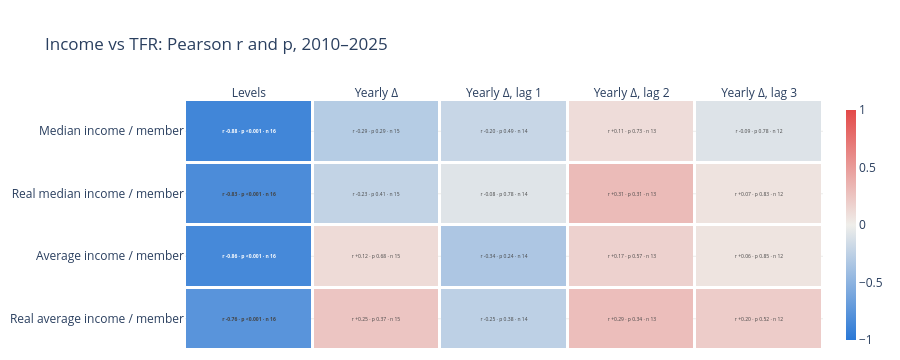

Source (notebook cell):
### Markdown cell above
## Chart 5 · Income vs TFR: r and p for every comparison

Source: SingStat 17872, M213751, M810091 · Levels: r of x[t] and TFR[t] · Yearly Δ, lag L: r of Δx[t] and ΔTFR[t+L] · bold = p < 0.05.

### Code cell
SER = {"PM_Median": "Median income / member", "PM_Median_Real_2010": "Real median income / member",
       "PM_Avg": "Average income / member", "PM_Avg_Real_2010": "Real average income / member"}
rows, R, TXT = [], [], []
for c, name in SER.items():
    rr, tt = [], []
    for m, L, lab in COMP:
        r, p, n = r_of(c, m, L)
        rows.append(dict(series=name, comparison=lab, r=round(r, 2), p=round(p, 4), n=n, significant=p < 0.05))
        rr.append(r); t = f"r {r:+.2f} · p {p_text(p)} · n {n}"; tt.append(f"<b>{t}</b>" if p < 0.05 else t)
    R.append(rr); TXT.append(tt)
fig = go.Figure(go.Heatmap(z=R, x=[c[2] for c in COMP], y=list(SER.values()), zmin=-1, zmax=1, colorscale=DIVERGING,
                           xgap=3, ygap=3, text=TXT, texttemplate="%{text}", colorbar=dict(thickness=10)))
fig.update_xaxes(side="top"); fig.update_yaxes(autorange="reversed")
fig.update_layout(title="Income vs TFR: Pearson r and p, 2010–2025")
style(fig, 360).update_layout(margin=dict(t=100)).show()
stats_table = pd.DataFrame(rows)
stats_table

### Figure 1 — Plotly figure (JSON) as saved in the notebook; plotly's stock layout.template omitted (floating-point values rounded to 4 significant figures)
{"data": [{"colorbar": {"thickness": 10}, "colorscale": [[0, "#2a78d6"], [0.5, "#efeeea"], [1, "#e34948"]], "text": [["<b>r -0.88 · p <0.001 · n 16</b>", "r -0.29 · p 0.29 · n 15", "r -0.20 · p 0.49 · n 14", "r +0.11 · p 0.73 · n 13", "r -0.09 · p 0.78 · n 12"], ["<b>r -0.83 · p <0.001 · n 16</b>", "r -0.23 · p 0.41 · n 15", "r -0.08 · p 0.78 · n 14", "r +0.31 · p 0.31 · n 13", "r +0.07 · p 0.83 · n 12"], ["<b>r -0.86 · p <0.001 · n 16</b>", "r +0.12 · p 0.68 · n 15", "r -0.34 · p 0.24 · n 14", "r +0.17 · p 0.57 · n 13", "r +0.06 · p 0.85 · n 12"], ["<b>r -0.76 · p <0.001 · n 16</b>", "r +0.25 · p 0.37 · n 15", "r -0.25 · p 0.38 · n 14", "r +0.29 · p 0.34 · n 13", "r +0.20 · p 0.52 · n 12"]], "texttemplate": "%{text}", "type": "heatmap", "x": ["Levels", "Yearly Δ", "Yearly Δ, lag 1", "Yearly Δ, lag 2", "Yearly Δ, lag 3"], "xgap": 3, "y": ["Median income / member", "Real median income / member", "Average income / member", "Real average income / member"], "ygap": 3, "z": [[-0.8813, -0.2921, -0.203, 0.1063, -0.09006], [-0.8279, -0.2285, -0.08218, 0.3071, 0.06866], [-0.8555, 0.1165, -0.336, 0.1743, 0.0627], [-0.7621, 0.2481, -0.2539, 0.2905, 0.204]], "zmax": 1, "zmin": -1}], "layout": {"font": {"size": 12}, "height": 360, "hovermode": "x unified", "legend": {"orientation": "h", "title": {}, "x": 0, "y": 1.0, "yanchor": "bottom"}, "margin": {"b": 10, "l": 10, "r": 10, "t": 100}, "title": {"text": "Income vs TFR: Pearson r and p, 2010–2025"}, "xaxis": {"showgrid": false, "side": "top"}, "yaxis": {"autorange": "reversed", "gridcolor": "#ececea", "zeroline": false}}}
